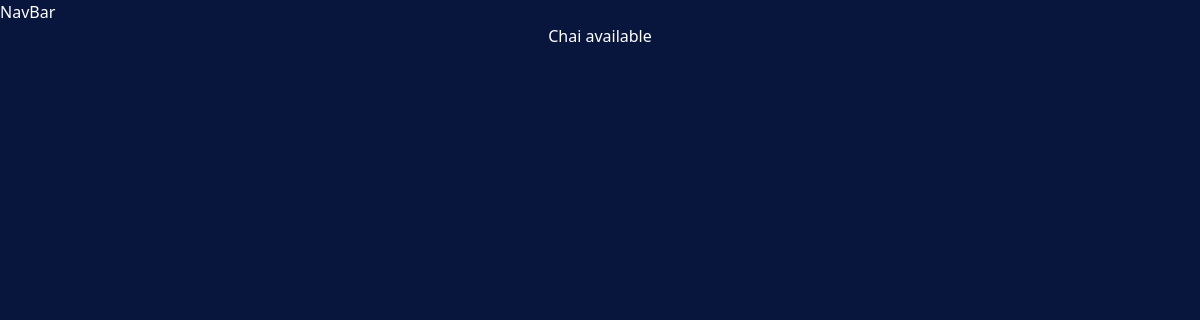
The app's page /chai/, older data.
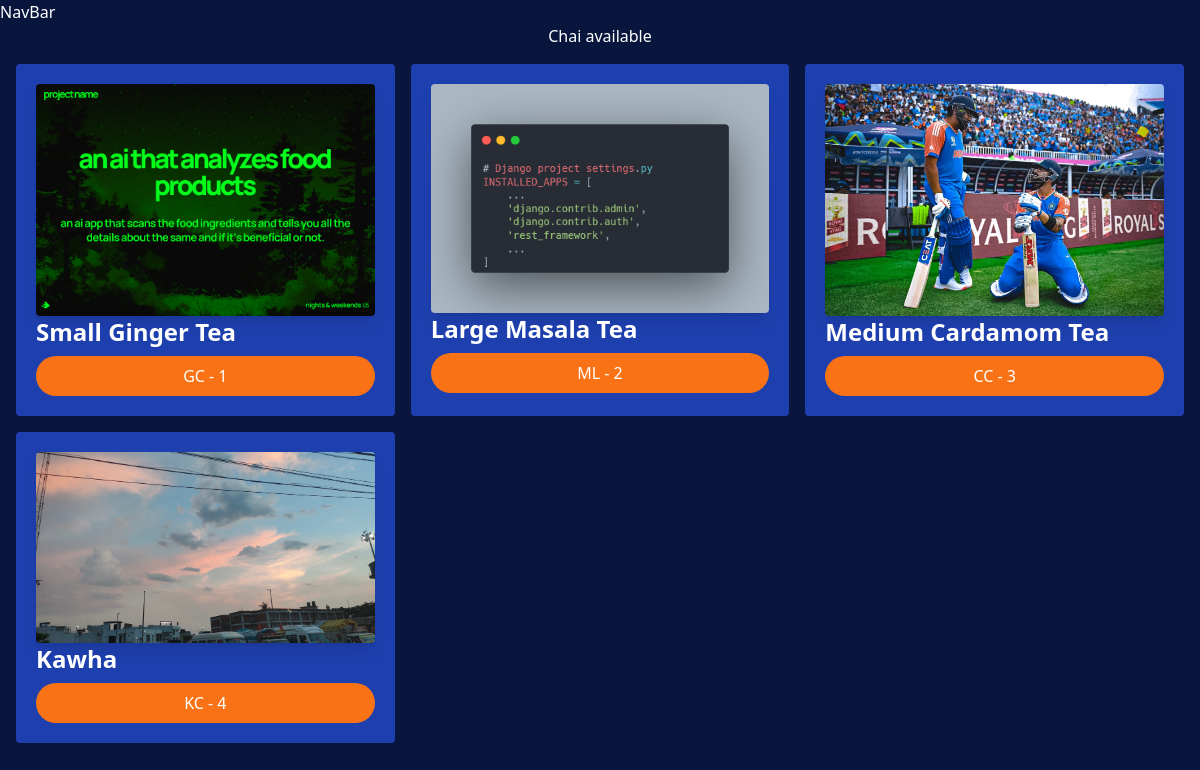
The same page, newer data.
### chai/models.py (models this page shows, shortened)
class chaiVariety(models.Model):
    CHAI_TYPE_CHOICE = [
        ('ML', 'Masala'),
        ('GC', 'Ginger'),
        ('CC', 'Cardamom'),
        ('KC', 'Kashmiri'),
    ]
    name = models.CharField(max_length=100)
    image = models.ImageField(upload_to='images/')
    date_added = models.DateTimeField(default=timezone.now)
    type = models.CharField(max_length=2, choices=CHAI_TYPE_CHOICE, default='ML')
    description = models.TextField(default='')
    price = models.IntegerField(default=0)

### chai/views.py (the view)
# urls.py: path("", views.all_chai, name="all_chai"),
def all_chai(request):
    chais = chaiVariety.objects.all()
    return render(request, 'chai/all_chai.html', {'chais': chais})

### chai/templates/chai/all_chai.html (shortened to what this page needs)
{% extends "layout.html" %}
{% block content %}
<h1>Chai available</h1>
<div class="grid grid-cols-3 gap-4 m-4">
{% for chai in chais %}
<div class = "bg-blue-800 p-5 rounded">
    <img class="rounded shadow-lg" src="{{chai.image.url}}" alt="">
    <h3 class="text-2xl font-bold">{{chai.name}}</h3>
    <a href="{% url 'chai_detail' chai.id %}">
        <button
        type = "button"
        class = "rounded-full bg-orange-500 w-[100%] text-white p-2 mt-2 hover:bg-orange-800">
            {{chai.type}} - {{chai.id}}
        </button>
    </a>
</div>
{% endfor %}
</div>
{% endblock %}

### templates/layout.html (shortened to what this page needs)
{% load static tailwind_tags %}
{% load static %}
<!DOCTYPE html>
<html lang="en">
<head>
    <link rel="stylesheet" href="{% static 'style.css' %}">
    {% tailwind_css %}
</head>
<body>
    <nav>NavBar</nav>
    {% block content %}{% endblock %}
</body>
</html>

### static/style.css (style rules this page uses)
body { background-color:#08153d; color:white; }
h1 { text-align: center; font-size: 2em; }

Row changes from the older to the newer data that the page shows:
added chaiVariety: image (picture), name "Small Ginger Tea", type "GC", id "1"
added chaiVariety: image (picture), name "Large Masala Tea", type "ML", id "2"
added chaiVariety: image (picture), name "Medium Cardamom Tea", type "CC", id "3"
added chaiVariety: image (picture), name "Kawha", type "KC", id "4"
